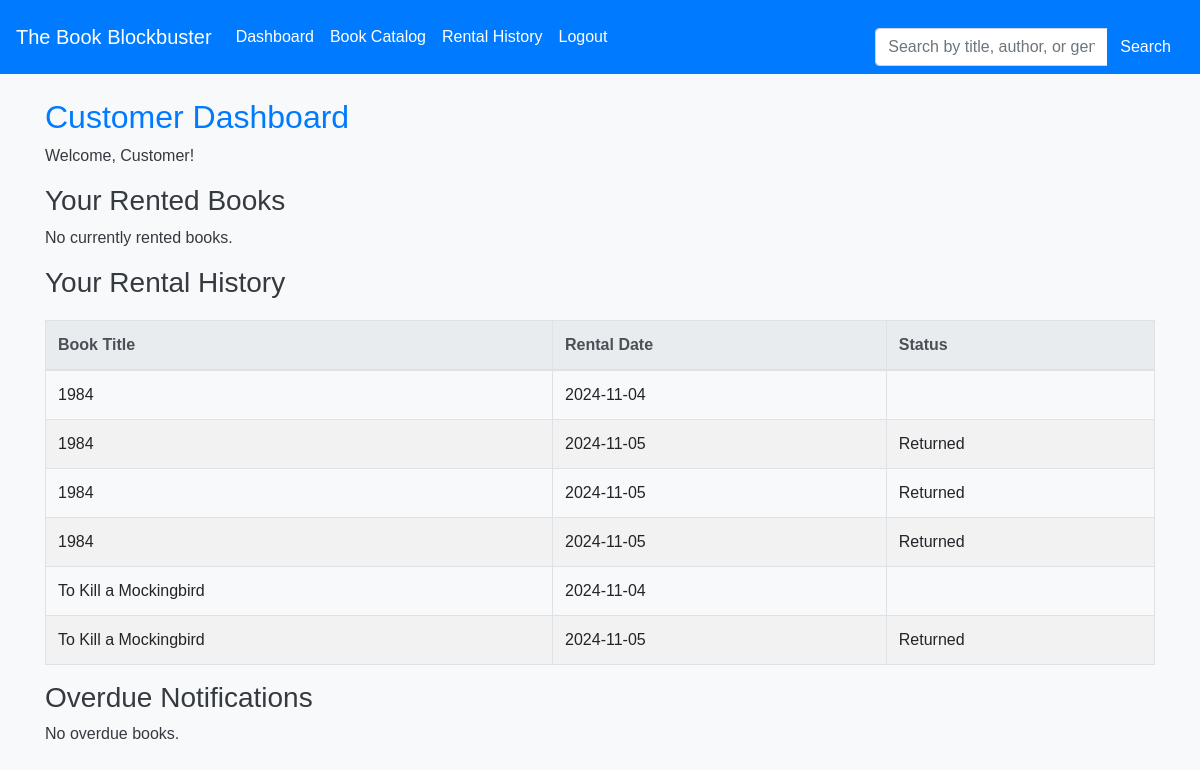
/public/dashboard_customer.php (signed in), run on the app's committed database.
### tables this page shows
CREATE TABLE `rentals` (
  `rental_id` int(11) NOT NULL,
  `user_id` int(11) NOT NULL,
  `book_id` int(11) NOT NULL,
  `rental_date` date NOT NULL,
  `due_date` date NOT NULL,
  `returned` tinyint(1) DEFAULT 0,
  `overdue` tinyint(1) DEFAULT 0,
  `created_at` timestamp NOT NULL DEFAULT current_timestamp(),
  `updated_at` timestamp NOT NULL DEFAULT current_timestamp() ON UPDATE current_timestamp(),
  `status` enum('Rented','Returned','Overdue') NOT NULL DEFAULT 'Rented'
);

CREATE TABLE `books` (
  `book_id` int(11) NOT NULL,
  `title` varchar(255) NOT NULL,
  `author` varchar(100) DEFAULT NULL,
  `genre` varchar(50) DEFAULT NULL,
  `publication_date` date DEFAULT NULL,
  `isbn` varchar(20) DEFAULT NULL,
  `available` tinyint(1) DEFAULT 1,
  `created_at` timestamp NOT NULL DEFAULT current_timestamp(),
  `updated_at` timestamp NOT NULL DEFAULT current_timestamp() ON UPDATE current_timestamp(),
  `availability` enum('Available','Rented') DEFAULT 'Available'
);

### public/dashboard_customer.php (the view, shortened to what this page needs)
<?php
require '../config/db.php';
$userId = $_SESSION['user_id'];
$currentRentalsSql = "SELECT Rentals.*, Books.title
                      FROM Rentals
                      JOIN Books ON Rentals.book_id = Books.book_id
                      WHERE Rentals.user_id = :userId AND Rentals.status = 'Rented'";
$currentRentalsStmt = $pdo->prepare($currentRentalsSql);
$currentRentalsStmt->execute([':userId' => $userId]);
$currentRentals = $currentRentalsStmt->fetchAll();
$rentalHistorySql = "SELECT Rentals.*, Books.title
                     FROM Rentals
                     JOIN Books ON Rentals.book_id = Books.book_id
                     WHERE Rentals.user_id = :userId";
$rentalHistoryStmt = $pdo->prepare($rentalHistorySql);
$rentalHistoryStmt->execute([':userId' => $userId]);
$rentalHistory = $rentalHistoryStmt->fetchAll();
$overdueSql = "SELECT Rentals.*, Books.title
               FROM Rentals
               JOIN Books ON Rentals.book_id = Books.book_id
               WHERE Rentals.user_id = :userId AND Rentals.status = 'Overdue'";
$overdueStmt = $pdo->prepare($overdueSql);
$overdueStmt->execute([':userId' => $userId]);
$overdueRentals = $overdueStmt->fetchAll();
?>
<!DOCTYPE html>
<html lang="en">
<head>
    <link rel="stylesheet" href="https://stackpath.bootstrapcdn.com/bootstrap/4.5.2/css/bootstrap.min.css">
    <link rel="stylesheet" href="../assets/style.css">
</head>
<body>
<nav class="navbar navbar-expand-lg navbar-light">
    <a class="navbar-brand" href="dashboard_customer.php">The Book Blockbuster</a>
    <div class="collapse navbar-collapse" id="navbarNav">
        <ul class="navbar-nav">
            <li class="nav-item">
                <a class="nav-link" href="dashboard_customer.php">Dashboard</a>
            </li>
            <li class="nav-item">
                <a class="nav-link" href="available_books.php">Book Catalog</a>
            </li>
            <li class="nav-item">
                <a class="nav-link" href="rental_history.php">Rental History</a>
            </li>
            <li class="nav-item">
                <a class="nav-link" href="../includes/logout.php">Logout</a>
            </li>
        </ul>
        <form class="form-inline ml-auto" action="search_books.php" method="GET">
            <div class="input-group">
                <input type="text" class="form-control" name="query" placeholder="Search by title, author, or genre" required>
                <div class="input-group-append">
                    <button type="submit" class="btn btn-primary">Search</button>
                </div>
            </div>
        </form>
    </div>
</nav>
<div class="container mt-4">
    <h2>Customer Dashboard</h2>
    <p>Welcome, Customer!</p>
    <h3>Your Rented Books</h3>
    <?php if (empty($currentRentals)): ?>
        <p>No currently rented books.</p>
    <?php endif; ?>
    <h3>Your Rental History</h3>
    <?php if (empty($rentalHistory)): ?>
        <p>No rental history available.</p>
    <?php else: ?>
        <table class="table table-bordered">
            <thead class="thead-light">
                <tr>
                    <th>Book Title</th>
                    <th>Rental Date</th>
                    <th>Status</th>
                </tr>
            </thead>
            <tbody>
                <?php foreach ($rentalHistory as $rental): ?>
                    <tr>
                        <td><?php echo htmlspecialchars($rental['title']); ?></td>
                        <td><?php echo htmlspecialchars($rental['rental_date']); ?></td>
                        <td><?php echo htmlspecialchars($rental['status']); ?></td>
                    </tr>
                <?php endforeach; ?>
            </tbody>
        </table>
    <?php endif; ?>
    <h3>Overdue Notifications</h3>
    <?php if (empty($overdueRentals)): ?>
        <p>No overdue books.</p>
    <?php endif; ?>
</div>
</body>
</html>

### assets/style.css (style rules this page uses)
body { font-family: Arial, sans-serif; background-color: #f8f9fa; color: #343a40; }
.navbar { background-color: #007bff; }
.navbar-brand, .nav-link { color: white !important; }
h1, h2 { color: #007bff; }
button { background-color: #007bff; color: white; }
table { width: 100%; margin-top: 20px; }
th, td { text-align: left; padding: 12px; }
th { background-color: #007bff; color: white; }
tr:nth-child(even) { background-color: #f2f2f2; }
form { margin-top: 20px; }

### data on the page
rentals: book.title "1984", rental_date "2024-11-04"
rentals: book.title "1984", rental_date "2024-11-05", status "Returned"
rentals: book.title "1984", rental_date "2024-11-05", status "Returned"
rentals: book.title "1984", rental_date "2024-11-05", status "Returned"
rentals: book.title "To Kill a Mockingbird", rental_date "2024-11-04"
rentals: book.title "To Kill a Mockingbird", rental_date "2024-11-05", status "Returned"
